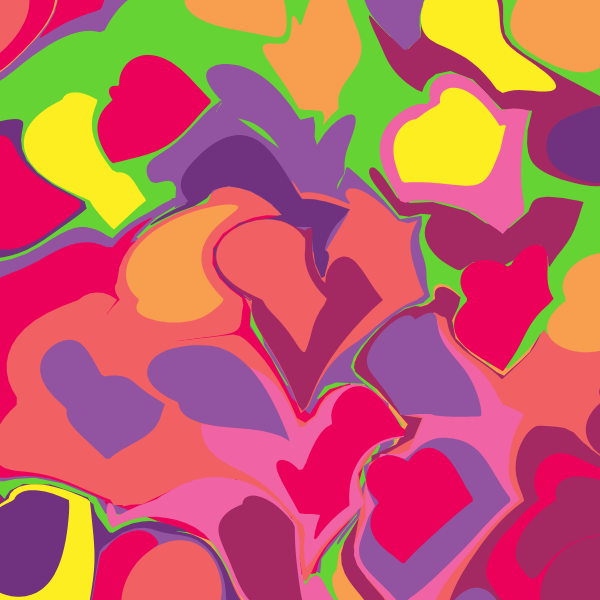
Frame 1 (no input)
Frame 60 (no input): identical to frame 1, image omitted
Frame 120 (the mouse pressed at the canvas centre since frame 60): identical to frame 1, image omitted

The p5.js sketch that drew this single still picture (run headless with seeded random() and noise() and a simulated clock; from frame 60 on, the mouse is pressed at the canvas centre):

// p5.js sketch
// ── sketch.js
// https://editor.p5js.org/codingtrain/sketches/fsw-rJrpr

let drops = [];
let n = 6;
let z = 60;
let c = 16;
let sp = 300;
//let ysp = 0;
let startPoints = [];
let endPoints = [];

function setup() {
  createCanvas(600, 600);
  for (let i = 0; i < 100; i++) {
    if (random(1) > 0) {
      addInk(random(width), random(height), 50);
    } else {
      addInk(300, 300, 100);
    }
  }

  sp = width / n;
  addPoints(n, sp);
  console.log(startPoints[0]);
  for (let i = 0; i < n; i++) {
    // need to shuffle or they will be correlated
    let startX = shuffle(startPoints);
    let startY = shuffle(startPoints);
    tineLine(startX[i], startY[i], 30, 20);
    //tineLine(startX[i], startY[i], 30, 4);
  }
}

function addPoints(n, sp) {
  let s = 0;
  for (let i = 0; i < n; i++) {
    startPoints.push(s + sp * i);
    //startPoints.push(createVector(s + i * sp, 0));
  }
}
function mousePressed() {
  let start = createVector(mouseX, mouseY);
  //let start = createVector(0, 0);
  let space = width / n;
  for (let i = 0; i < n; i++) {
    let v = createVector(space * i, 0);
    start.add(v);
    startPoints.push(v);
  }
}

// function mouseDragged() {
//   let end = createVector(mouseX, mouseY);
//   end.sub(start);
//   end.normalize();
//   tineLine(end, mouseX, mouseY, 2, 16);
// }

// function mouseDragged() {
//   for (let i = 0; i < n; i++) {
//     let stop = createVector(mouseX, mouseY);
//     // stop.add(createVector(width*i/n, 0));
//     stop.sub(startPoints[i]);
//     stop.normalize();
//     endPoints.push(stop);
//     tineLine(endPoints[i], mouseX, mouseY, 2, 16);
//   }
// }
// horizontal x of vertical line
function tineLine(x, y, z, c) {
  for (let drop of drops) {
    drop.vTine(x, z, c);
    drop.hTine(y, z, c);
  }
}
function horizontalTines(startPoints, sp, z, c) {
  for (let drop of drops) {
    drop.hTine(x, z, c);
  }
}

function verticalTines(startPoints, sp, z, c) {
  for (let drop of drops) {
    drop.vTine(x, z, c);
  }
}

// function tineLine(v, x, y, z, c) {
//   for (let drop of drops) {
//     // for (let i=0; i < drop.vertices.length; i++)
//     // let vert = createVector(drop.vertices[i].x, drop.vertices[0].y);
//     // console.log(drop.vertices[0].x);
//    // drop.tine(v, x, y, z, c, angle, n);
//     drop.horizontalStart(v, x, y, z, c);
//     let tines = drop.tines;
//     console.log(tines[0]);
//     //comb.addTines();
//   }
// }

// function tineLines(n, sp, v, x, y, z, c, angle) {
//   for (let drop of drops) {
//     drop.tines(n, sp, v, x, y, z, c, angle);
//   }
// }

function addInk(x, y, r) {
  let drop = new Drop(x, y, r);
  for (let other of drops) {
    other.marble(drop);
  }
  drops.push(drop);
  //console.log(drops[0].vertices[0].x);
}

function draw() {
  background("#66D334");
  for (let drop of drops) {
    drop.show();
  }
}

// ── ink.js
const circleDetail = 100;

let colorsCT = [
  "#70327E",
  "#9253A1",
  "#A42963",
  "#EC015A",
  "#F063A4",
  "#F16164",
  "#F89E4F",
  "#FCEE21",
];

class Drop {
  constructor(x, y, r) {
    this.center = createVector(x, y);
    this.r = r;
    this.sp = 10;
    this.n = 1;
    this.z = 60;
    this.c = 16;
    // try to create one than one tine
    this.start = createVector(0, 0);
    this.startPoints = [];
    for (let i = 0; i < this.n; i++) {
      let v = createVector(i * this.sp, 0);
      v.add(this.start);
      this.startPoints[i] = v;
    }
    this.vertices = [];
    for (let i = 0; i < circleDetail; i++) {
      let angle = map(i, 0, circleDetail, 0, TWO_PI);
      let v = createVector(cos(angle), sin(angle));
      v.mult(this.r);
      v.add(this.center);
      this.vertices[i] = v;
    }
    this.tines = [];
    this.col = random(colorsCT);
  }

  // tine(m, x, y, z, c) {
  //   let u = 1 / pow(2, 1 / c);
  //   let b = createVector(x, y);
  //   for (let v of this.vertices) {
  //     let pb = p5.Vector.sub(v, b);
  //     let n = m.copy().rotate(HALF_PI);
  //     let d = abs(pb.dot(n));
  //     let mag = z * pow(u, d);
  //     v.add(m.copy().mult(mag));
  //   }
  // }

  // vertical tine
  vTine(x, z, c) {
    let u = 1 / pow(2, 1 / c);
    for (let v of this.vertices) {
      v.x = v.x;
      v.y = v.y + z * pow(u, abs(v.x - x));
    }
  }

  // horizontal tine
  hTine(y, z, c) {
    let u = 1 / pow(2, 1 / c);
    for (let v of this.vertices) {
      v.x = v.x + z * pow(u, abs(v.y - y));
      v.y = v.y;
    }
  }
  // x, y - mouseX, mouseY
  // tine(m, x, y, z, c) {
  //   let u = 1 / pow(2, 1 / c);
  //   let b = createVector(x, y);
  //   for (let v of this.vertices) {
  //     let pb = p5.Vector.sub(v, b);
  //     let n = m.copy().rotate(HALF_PI);
  //     let d = abs(pb.dot(n));
  //     let mag = z * pow(u, d);
  //     v.add(m.copy().mult(mag));
  //   }
  // }

  horizontalStart(x, y, z, c) {
    for (let i = 0; i < this.n; i++) {
      let m = this.startPoints[i];
      console.log(m);
      let t = this.tine(m, x, y, z, c);
      this.tines.push(t);
    }
  }

  // m - current
  // x,y - initial
  // z -
  // tine(m, x, y, z, c, angle) {
  //   let u = 1 / pow(2, 1 / c);
  //   //let u = pow(0.5, 1 / c);
  //   let b = createVector(x, y);
  //   for (let v of this.vertices) {
  //     let pb = p5.Vector.sub(v, b);
  //     let n = m.copy().rotate(angle);
  //     let d = abs(pb.dot(n));
  //     let mag = z * pow(u, d);
  //     v.add(m.copy().mult(mag));
  //   }
  // }

  marble(other) {
    for (let v of this.vertices) {
      let c = other.center;
      let r = other.r;
      let p = v.copy();
      p.sub(c);
      let m = p.mag();
      let root = sqrt(1 + (r * r) / (m * m));
      p.mult(root);
      p.add(c);
      v.set(p);
    }
  }

  show() {
    fill(this.col);
    noStroke();
    beginShape();
    for (let v of this.vertices) {
      vertex(v.x, v.y);
    }
    endShape(CLOSE);
  }
}
